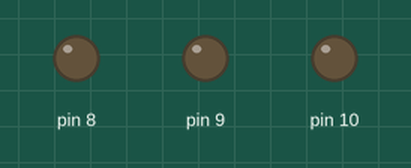
A sketch run on a simulated Arduino Uno, built with avr-gcc and run on an emulated ATmega328P. On the bench: output pins drawn as LEDs (lit = HIGH).

Above: at 0.5 s.
At 2.5 s:
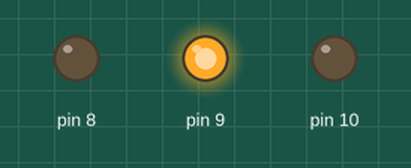
At 3.5 s:
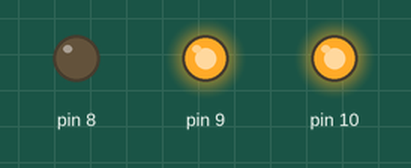
At 4.5 s:
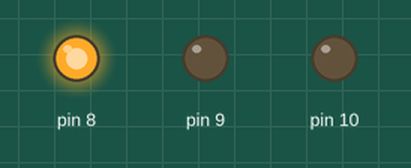
At 6.5 s:
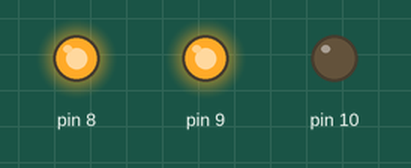
At 9.5 s:
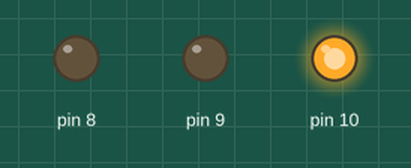
Timing chart, 0 to 10.4 s (numbered marks = the images above):
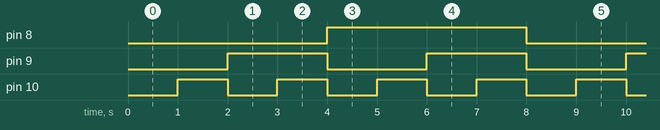

Measured:
- by itself, pin 8: alternates HIGH for 4.0 s and LOW for 4.0 s
- by itself, pin 9: alternates HIGH for 2.0 s and LOW for 2.0 s
- by itself, pin 10: alternates HIGH for 1.0 s and LOW for 1.0 s

The sketch:

rgb_8combination.ino
```cpp
void setup(){
  pinMode(8, OUTPUT);
  pinMode(9, OUTPUT);
  pinMode(10, OUTPUT);
  }
// 8가지 색 조합을 다 나타낸다.
void loop(){
  digitalWrite(8, LOW);
  digitalWrite(9, LOW);
  digitalWrite(10, LOW);
  delay(1000);

  digitalWrite(8, LOW);
  digitalWrite(9, LOW);
  digitalWrite(10, HIGH);
  delay(1000);

  digitalWrite(8, LOW);
  digitalWrite(9, HIGH);
  digitalWrite(10, LOW);
  delay(1000);

  digitalWrite(8, LOW);
  digitalWrite(9, HIGH);
  digitalWrite(10, HIGH);
  delay(1000);

  digitalWrite(8, HIGH);
  digitalWrite(9, LOW);
  digitalWrite(10, LOW);
  delay(1000);

  digitalWrite(8, HIGH);
  digitalWrite(9, LOW);
  digitalWrite(10, HIGH);
  delay(1000);

  digitalWrite(8, HIGH);
  digitalWrite(9, HIGH);
  digitalWrite(10, LOW);
  delay(1000);

  digitalWrite(8, HIGH);
  digitalWrite(9, HIGH);
  digitalWrite(10, HIGH);
  delay(1000);
  }
```
